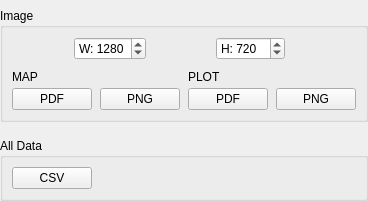
      <widget class="QWidget" name="tab_6">
       <attribute name="title">
        <string>Export</string>
       </attribute>
       <layout class="QVBoxLayout" name="horizontalLayout_7">
        <property name="spacing">
         <number>16</number>
        </property>
        <property name="leftMargin">
         <number>0</number>
        </property>
        <property name="topMargin">
         <number>8</number>
        </property>
        <property name="rightMargin">
         <number>0</number>
        </property>
        <property name="bottomMargin">
         <number>0</number>
        </property>
        <item>
         <widget class="QGroupBox" name="groupBox">
          <property name="title">
           <string>Image</string>
          </property>
          <layout class="QVBoxLayout" name="verticalLayout_14">
           <property name="spacing">
            <number>10</number>
           </property>
           <item>
            <layout class="QHBoxLayout" name="horizontalLayout_8">
             <property name="spacing">
              <number>8</number>
             </property>
             <item>
              <widget class="QSpinBox" name="saveWidthBox">
               <property name="sizePolicy">
                <sizepolicy hsizetype="Fixed" vsizetype="Fixed">
                 <horstretch>0</horstretch>
                 <verstretch>0</verstretch>
                </sizepolicy>
               </property>
               <property name="prefix">
                <string>W: </string>
               </property>
               <property name="maximum">
                <number>9999</number>
               </property>
               <property name="value">
                <number>1280</number>
               </property>
              </widget>
             </item>
             <item>
              <widget class="QSpinBox" name="saveHeightBox">
               <property name="sizePolicy">
                <sizepolicy hsizetype="Fixed" vsizetype="Fixed">
                 <horstretch>0</horstretch>
                 <verstretch>0</verstretch>
                </sizepolicy>
               </property>
               <property name="prefix">
                <string>H: </string>
               </property>
               <property name="maximum">
                <number>9999</number>
               </property>
               <property name="value">
                <number>720</number>
               </property>
              </widget>
             </item>
             <item>
              <spacer name="sizeSpacer">
               <property name="orientation">
                <enum>Qt::Orientation::Horizontal</enum>
               </property>
              </spacer>
             </item>
            </layout>
           </item>
           <item>
            <layout class="QGridLayout" name="gridLayout">
             <property name="horizontalSpacing">
              <number>8</number>
             </property>
             <property name="verticalSpacing">
              <number>4</number>
             </property>
             <item row="0" column="0" colspan="2">
              <widget class="QLabel" name="mapLabel">
               <property name="text">
                <string>MAP</string>
               </property>
               <property name="caption" stdset="0">
                <bool>true</bool>
               </property>
              </widget>
             </item>
             <item row="0" column="2" colspan="2">
              <widget class="QLabel" name="plotLabel">
               <property name="text">
                <string>PLOT</string>
               </property>
               <property name="caption" stdset="0">
                <bool>true</bool>
               </property>
              </widget>
             </item>
             <item row="1" column="0">
              <widget class="QPushButton" name="saveMapPdfButton">
               <property name="toolTip">
                <string>Save map as PDF image</string>
               </property>
               <property name="text">
                <string>PDF</string>
               </property>
               <property name="icon">
                <iconset resource="../res.qrc">
                 <normaloff>:/res/icons/Waypoint Map-96.png</normaloff>:/res/icons/Waypoint Map-96.png</iconset>
               </property>
              </widget>
             </item>
             <item row="1" column="1">
              <widget class="QPushButton" name="saveMapPngButton">
               <property name="toolTip">
                <string>Save map as Png image</string>
               </property>
               <property name="text">
                <string>PNG</string>
               </property>
               <property name="icon">
                <iconset resource="../res.qrc">
                 <normaloff>:/res/icons/Waypoint Map-96.png</normaloff>:/res/icons/Waypoint Map-96.png</iconset>
               </property>
              </widget>
             </item>
             <item row="1" column="2">
              <widget class="QPushButton" name="savePlotPdfButton">
               <property name="toolTip">
                <string>Save plot as PDF image</string>
               </property>
               <property name="text">
                <string>PDF</string>
               </property>
               <property name="icon">
                <iconset resource="../res.qrc">
                 <normaloff>:/res/icons/Line Chart-96.png</normaloff>:/res/icons/Line Chart-96.png</iconset>
               </property>
              </widget>
             </item>
             <item row="1" column="3">
              <widget class="QPushButton" name="savePlotPngButton">
               <property name="toolTip">
                <string>Save plot as PNG image</string>
               </property>
               <property name="text">
                <string>PNG</string>
               </property>
               <property name="icon">
                <iconset resource="../res.qrc">
                 <normaloff>:/res/icons/Line Chart-96.png</normaloff>:/res/icons/Line Chart-96.png</iconset>
               </property>
              </widget>
             </item>
            </layout>
           </item>
          </layout>
         </widget>
        </item>
        <item>
         <widget class="QGroupBox" name="groupBox_2">
          <property name="title">
           <string>All Data</string>
          </property>
          <layout class="QHBoxLayout" name="verticalLayout_15">
           <item>
            <widget class="QPushButton" name="saveCsvButton">
             <property name="toolTip">
              <string>Save all data as CSV-file...</string>
             </property>
             <property name="text">
              <string>CSV</string>
             </property>
            </widget>
           </item>
           <item>
            <spacer name="horizontalSpacer_4">
             <property name="orientation">
              <enum>Qt::Orientation::Horizontal</enum>
             </property>
             <property name="sizeHint" stdset="0">
              <size>
               <width>0</width>
               <height>0</height>
              </size>
             </property>
            </spacer>
           </item>
          </layout>
         </widget>
        </item>
        <item>
         <spacer name="verticalSpacer_2">
          <property name="orientation">
           <enum>Qt::Orientation::Vertical</enum>
          </property>
          <property name="sizeHint" stdset="0">
           <size>
            <width>0</width>
            <height>0</height>
           </size>
          </property>
         </spacer>
        </item>
       </layout>
      </widget>
